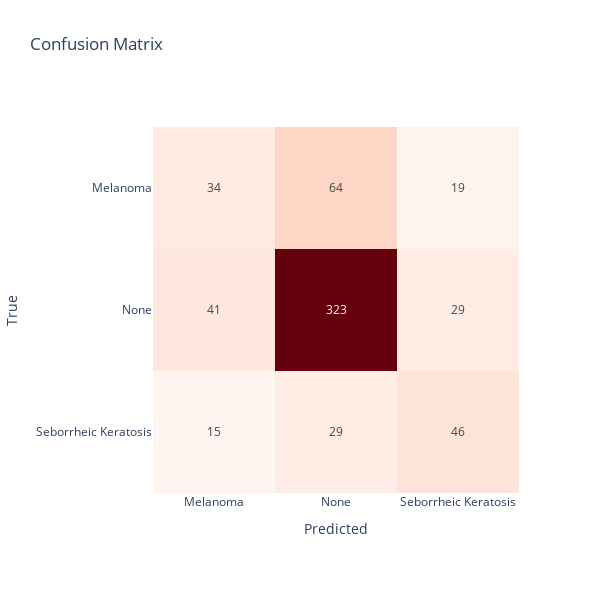

The code cell stored with this chart in its notebook:
### Code cell
import plotly.express as px
# plot confusion matrix
fig = px.imshow(cm, labels=dict(x="Predicted", y="True", color="Count"), x=['Melanoma', 'None', 'Seborrheic Keratosis'],
                 y=['Melanoma', 'None', 'Seborrheic Keratosis'], text_auto=True, width=600, height=600, color_continuous_scale='reds',
                   title="Confusion Matrix")
# remove colorbar
fig.update_layout(coloraxis_showscale=False)
fig.show()

### Figure 1 — Plotly figure (JSON) as saved in the notebook; plotly's stock layout.template omitted (floating-point values rounded to 4 significant figures)
{"data": [{"coloraxis": "coloraxis", "hovertemplate": "Predicted: %{x}<br>True: %{y}<br>Count: %{z}<extra></extra>", "name": "0", "texttemplate": "%{z}", "type": "heatmap", "x": ["Melanoma", "None", "Seborrheic Keratosis"], "xaxis": "x", "y": ["Melanoma", "None", "Seborrheic Keratosis"], "yaxis": "y", "z": [[34, 64, 19], [41, 323, 29], [15, 29, 46]]}], "layout": {"coloraxis": {"colorbar": {"title": {"text": "Count"}}, "colorscale": [[0, "rgb(255,245,240)"], [0.125, "rgb(254,224,210)"], [0.25, "rgb(252,187,161)"], [0.375, "rgb(252,146,114)"], [0.5, "rgb(251,106,74)"], [0.625, "rgb(239,59,44)"], [0.75, "rgb(203,24,29)"], [0.875, "rgb(165,15,21)"], [1, "rgb(103,0,13)"]], "showscale": false}, "height": 600, "title": {"text": "Confusion Matrix"}, "width": 600, "xaxis": {"anchor": "y", "constrain": "domain", "domain": [0, 1], "scaleanchor": "y", "title": {"text": "Predicted"}}, "yaxis": {"anchor": "x", "autorange": "reversed", "constrain": "domain", "domain": [0, 1], "title": {"text": "True"}}}}
